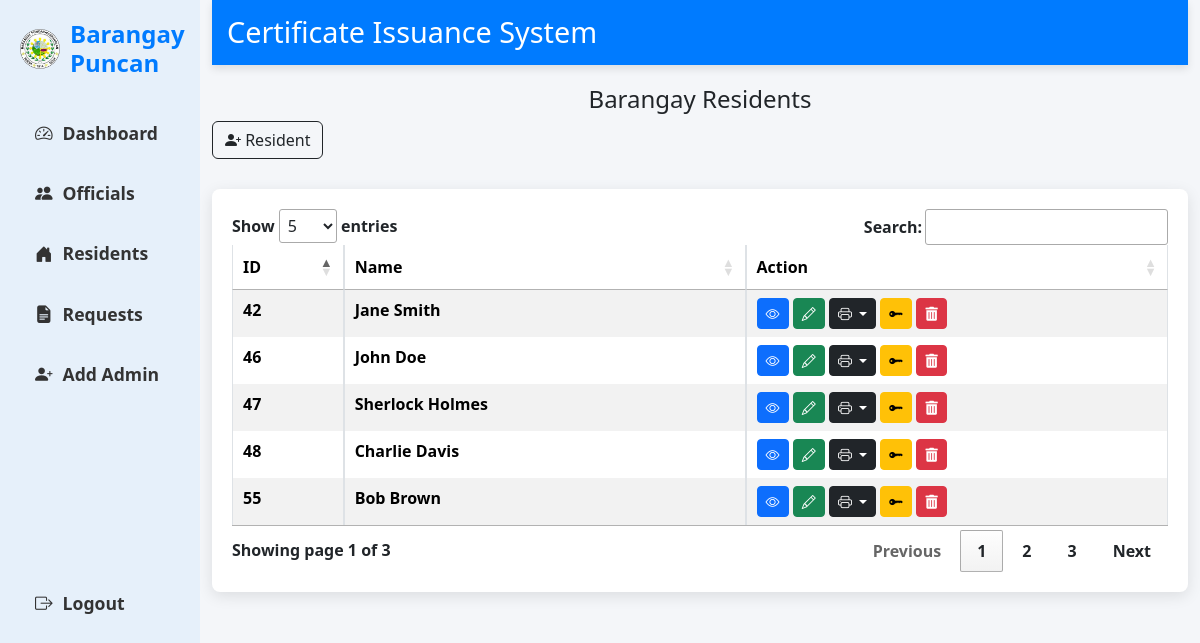
The app's page /admin/resident.php (signed in) with its own data.
### tables this page shows
CREATE TABLE `users` (
  `id` int(11) NOT NULL,
  `name` varchar(255) NOT NULL,
  `email` varchar(255) DEFAULT NULL,
  `password` varchar(255) NOT NULL,
  `age` int(11) NOT NULL,
  `phone` varchar(20) DEFAULT NULL,
  `bday` date NOT NULL,
  `gender` varchar(155) NOT NULL,
  `status` varchar(155) NOT NULL,
  `place` varchar(255) DEFAULT NULL,
  `stay` varchar(255) DEFAULT NULL,
  `postal` varchar(20) DEFAULT NULL,
  `zone` varchar(20) DEFAULT NULL,
  `barangay` varchar(100) DEFAULT NULL,
  `municipality` varchar(100) DEFAULT NULL,
  `province` varchar(100) DEFAULT NULL,
  `mother_name` varchar(255) DEFAULT NULL,
  `father_name` varchar(255) DEFAULT NULL,
  `pendingcase` varchar(155) DEFAULT NULL,
  `caseDetails` text DEFAULT NULL,
  `verify_token` varchar(255) NOT NULL,
  `verify_status` tinyint(2) NOT NULL DEFAULT 0 COMMENT '0=no,1=yes',
  `role` enum('admin','resident') NOT NULL DEFAULT 'resident',
  `created_at` timestamp NOT NULL DEFAULT current_timestamp()
);

### admin/resident.php (the view, shortened to what this page needs)
<?php
include "includes/header.php";
include "includes/sidebar.php";
?>
<link rel="stylesheet" href="https://cdnjs.cloudflare.com/ajax/libs/font-awesome/5.15.4/css/all.min.css">
<div class="col-md-10">
    <nav class="navbar">
        <h4>Certificate Issuance System</h4>
    </nav>
    <h4 class="text-center">Barangay Residents</h4>
    <button type="button" class="btn btn-outline-dark" title="Click to add new" data-bs-toggle="modal" data-bs-target="#createdata">
        <i class="bi bi-person-plus-fill"></i> Resident
    </button>
    <div class="container content-wrapper">
        <div class="card-body">
            <table id="residentsTable" class="table table-striped table-bordered">
                <thead>
                    <tr>
                        <th>ID</th>
                        <th>Name</th>
                        <th>Action</th>
                    </tr>
                </thead>
                <tbody>
                    <?php
                    $fetch_query = "SELECT id, name FROM users WHERE role='resident'";
                    $fetch_query_run = mysqli_query($conn, $fetch_query);
                    if (mysqli_num_rows($fetch_query_run) > 0) {
                        while ($row = mysqli_fetch_array($fetch_query_run)) {
                    ?>
                            <tr>
                                <td class="user_id"><?php echo $row['id']; ?></td>
                                <td><?php echo $row['name']; ?></td>
                                <td>
                                    <a href="#" class="btn btn-primary btn-sm view_data" title="View Details">
                                        <i class="bi bi-eye"></i>
                                    </a>
                                    <a href="#" class="btn btn-success btn-sm edit_data" title="Edit Details">
                                        <i class="bi bi-pencil"></i>
                                    </a>
                                    <div class="btn-group">
                                        <button type="button" class="btn btn-dark btn-sm dropdown-toggle" title="Print Certificate" data-bs-toggle="dropdown" aria-expanded="false">
                                            <i class='bi bi-printer' style=' transition: color 0.3s;'></i>
                                        </button>
                                    </div>
                                    <button class="btn btn-warning btn-sm" title="Change Password" data-bs-toggle="modal" data-bs-target="#changePasswordModal" onclick="loadUserPasswordForm(<?php echo $row['id']; ?>)">
                                        <i class="bi bi-key-fill"></i>
                                    </button>
                                    <a href="#" class="btn btn-danger btn-sm fs-10" title="Delete Admin Details"
                                        data-id="<?php echo $row['id']; ?>"
                                        onclick="confirmDelete(this);">
                                        <i class="fas fa-trash-alt"></i>
                                    </a>
                                </td>
                            </tr>
                    <?php
                        }
                    } else {
                        echo '<tr><td colspan="3">NO record found</td></tr>';
                    }
                    ?>
                </tbody>
            </table>
        </div>
        <?php include "edit_resident_modal.php"; ?>
    </div>
</div>
<?php include "includes/footer.php"; ?>

### src/admin.css (style rules this page uses)
body { background-color: #f4f6f9; font-family: 'Segoe UI', Tahoma, Geneva, Verdana, sans-serif; font-weight: 600; }
.content-wrapper { background-color: #ffffff; border-radius: 8px; padding: 20px; margin-top: 30px; box-shadow: 0px 4px 15px rgba(0, 0, 0, 0.1); }
.navbar { background-color: #007bff; padding: 15px; color: #fff; box-shadow: 0 4px 8px rgba(0, 0, 0, 0.1); margin-bottom: 20px; }
.navbar h4 { margin: 0; font-size: 1.8rem; font-weight: 500; }

### records on screen
users: id "42", name "Jane Smith"
users: id "46", name "John Doe"
users: id "47", name "Sherlock Holmes"
users: id "48", name "Charlie Davis"
users: id "55", name "Bob Brown"
